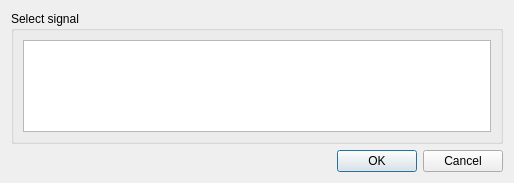
<?xml version="1.0" encoding="UTF-8"?>
<ui version="4.0">
 <class>SelectSignalDialog</class>
 <widget class="QDialog" name="SelectSignalDialog">
  <property name="geometry">
   <rect>
    <x>0</x>
    <y>0</y>
    <width>514</width>
    <height>183</height>
   </rect>
  </property>
  <property name="windowTitle">
   <string>Go to slot</string>
  </property>
  <layout class="QVBoxLayout" name="verticalLayout">
   <item>
    <widget class="QGroupBox" name="groupBox">
     <property name="title">
      <string>Select signal</string>
     </property>
     <layout class="QVBoxLayout" name="verticalLayout_2">
      <item>
       <widget class="QTreeWidget" name="signalList">
        <property name="sortingEnabled">
         <bool>false</bool>
        </property>
        <attribute name="headerVisible">
         <bool>false</bool>
        </attribute>
        <column>
         <property name="text">
          <string>signal</string>
         </property>
        </column>
        <column>
         <property name="text">
          <string>class</string>
         </property>
        </column>
       </widget>
      </item>
     </layout>
    </widget>
   </item>
   <item>
    <widget class="QDialogButtonBox" name="buttonBox">
     <property name="orientation">
      <enum>Qt::Horizontal</enum>
     </property>
     <property name="standardButtons">
      <set>QDialogButtonBox::Cancel|QDialogButtonBox::Ok</set>
     </property>
    </widget>
   </item>
  </layout>
 </widget>
 <connections>
  <connection>
   <sender>buttonBox</sender>
   <signal>accepted()</signal>
   <receiver>SelectSignalDialog</receiver>
   <slot>accept()</slot>
   <hints>
    <hint type="sourcelabel">
     <x>257</x>
     <y>335</y>
    </hint>
    <hint type="destinationlabel">
     <x>157</x>
     <y>274</y>
    </hint>
   </hints>
  </connection>
  <connection>
   <sender>buttonBox</sender>
   <signal>rejected()</signal>
   <receiver>SelectSignalDialog</receiver>
   <slot>reject()</slot>
   <hints>
    <hint type="sourcelabel">
     <x>325</x>
     <y>335</y>
    </hint>
    <hint type="destinationlabel">
     <x>286</x>
     <y>274</y>
    </hint>
   </hints>
  </connection>
 </connections>
</ui>
